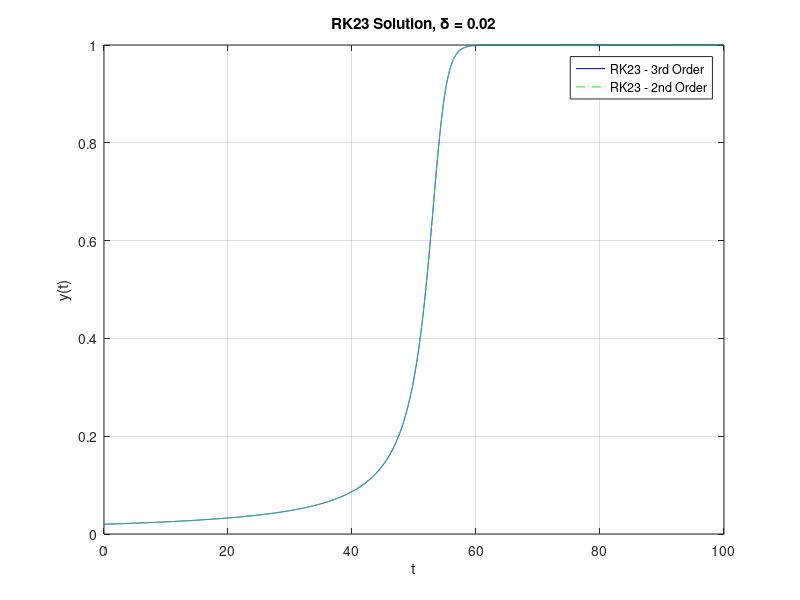
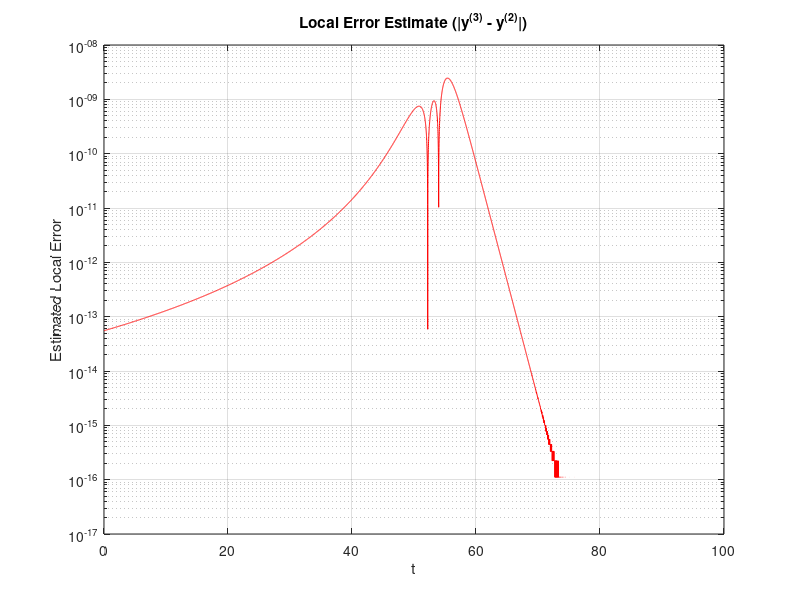

These figures' MATLAB source, in order:
function rk23_flame_solver()
    % Initial condition
    delta = 0.02;
    y0 = delta;
    t0 = 0;
    tf = 2 / delta;

    % Time stepping setup
    N = 10000; % increase this if needed
    h = (tf - t0) / N;
    t = linspace(t0, tf, N+1);
    y = zeros(1, N+1);
    y_hat = zeros(1, N+1); % 2nd order approx
    error_est = zeros(1, N+1);

    y(1) = y0;
    y_hat(1) = y0;

    % RHS
    f = @(t, y) y.^2 - y.^3;

    for n = 1:N
        tn = t(n);
        yn = y(n);

        % RK stages
        k1 = f(tn, yn);
        k2 = f(tn + h/2, yn + h * (1/2) * k1);
        k3 = f(tn + h, yn - h * k1 + 2 * h * k2);

        % Third-order solution
        y(n+1) = yn + h * (1/6 * k1 + 2/3 * k2 + 1/6 * k3);

        % Second-order embedded solution
        y_hat(n+1) = yn + h * (1/4 * k1 + 1/2 * k2 + 1/4 * k3);

        % Error estimate (norm if vector valued)
        error_est(n+1) = abs(y(n+1) - y_hat(n+1));
    end

    % Plot solution
    figure;
    plot(t, y, 'b', 'DisplayName', 'RK23 - 3rd Order'); hold on;
    plot(t, y_hat, 'g--', 'DisplayName', 'RK23 - 2nd Order');
    xlabel('t'); ylabel('y(t)');
    title(['RK23 Solution, \delta = ', num2str(delta)]);
    legend(); grid on;

    % Plot error
    figure;
    semilogy(t, error_est, 'r');
    xlabel('t'); ylabel('Estimated Local Error');
    title('Local Error Estimate (|y^{(3)} - y^{(2)}|)');
    grid on;
end





